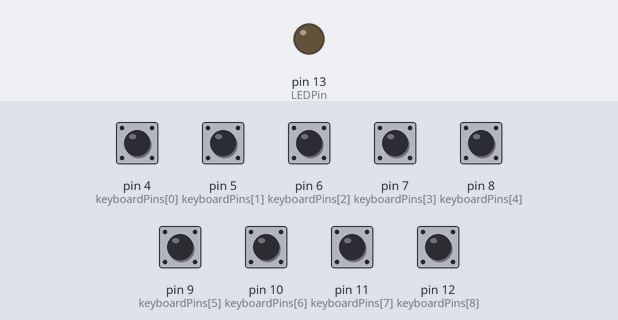
Simulated run of this sketch. Board: Teensy 4. Parts: output pins drawn as LEDs (lit = HIGH). The test bench sets the inputs (shaded band); at power-on: pin 4 (keyboardPins[0]), pin 5 (keyboardPins[1]), pin 6 (keyboardPins[2]), pin 7 (keyboardPins[3]), pin 8 (keyboardPins[4]), pin 9 (keyboardPins[5]), pin 10 (keyboardPins[6]), pin 11 (keyboardPins[7]), pin 12 (keyboardPins[8]) HIGH. What the sketch prints to the serial monitor is not drawn.

Above: at 1.2 s.
1.3 s: pin 4 (keyboardPins[0]) pulled LOW for 0.15 s
Timing chart, 0 to 4.3 s (numbered marks = the images above; inputs shaded):
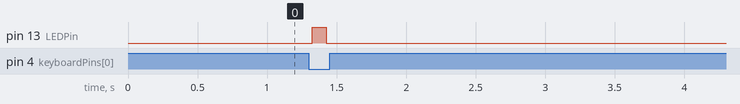

Measured:
- after the input at 1.3 s, pin 13 (LEDPin): LOW → HIGH at once, → LOW 0.10 s later

The sketch:

keyboard_0_Main.ino
```cpp
/*               CONSTANTS                    */

const int buttonCount = 9;
const int LEDPin = 13;
const int keyboardPins[buttonCount] = { 4, 5, 6, 7, 8 ,9, 10, 11, 12 };

// REF: https://www.pjrc.com/teensy/td_keyboard.html
const int keys[buttonCount] = { KEYPAD_1, KEYPAD_2, KEYPAD_3, KEYPAD_4, KEYPAD_5, KEYPAD_6, KEYPAD_7, KEYPAD_8, KEYPAD_9 };
const int modifierKey = MODIFIERKEY_CTRL; // MODIFIERKEY_SHIFT or MODIFIERKEY_CTRL
```

keyboard_1_Setup.ino
```cpp
/*              SETUP                   */
#include <Bounce2.h>

Bounce buttons[buttonCount];
void setup() {
  pinMode(LEDPin, OUTPUT);

  // Initalize all buttons at recommented interval.
  for (byte i = 0; i < buttonCount; i = i + 1) {
    buttons[i] = Bounce();
    buttons[i].attach(keyboardPins[i], INPUT_PULLUP);
    buttons[i].interval(25);
  }
}
```

keyboard_2_Loop.ino
```cpp
/*               LOOP                   */


void loop() {
  // Check if each button fell, if so press associated key.
  for (byte i = 0; i < buttonCount; i = i + 1) {
    buttons[i].update();
    if (buttons[i].fell()){
      pressButton(keys[i]);
    }
  }
}

void pressButton(int key){
  digitalWrite(LEDPin, HIGH);
  Serial.println(key);

  Keyboard.press(modifierKey);
  Keyboard.press(key);
  Keyboard.send_now();

  Keyboard.releaseAll();
  Keyboard.send_now();

  delay(100);
  digitalWrite(LEDPin, LOW);
}
```
